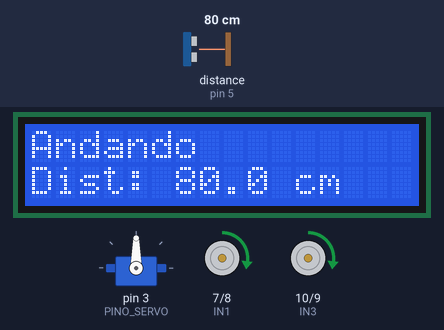
The sketch below on a simulated Arduino Uno, built with avr-gcc and run on an emulated ATmega328P. On the bench: servo, 16×2 character LCD, motor-driver pin pairs drawn as motors (green arrow = first pin HIGH = forward, orange = second pin HIGH = backward, longer = more drive, scaled by the enable pin). The inputs (shaded band) are chosen by the test bench; at power-on: distance to the obstacle (sensor on pin 5) 80 cm. The echo pulse lasts 58.3 µs per cm; what the sketch prints to the serial monitor is not drawn.

Above: at 2.7 s.
2.8 s: distance to the obstacle (sensor on pin 5) set to 27 cm
At 4.1 s:
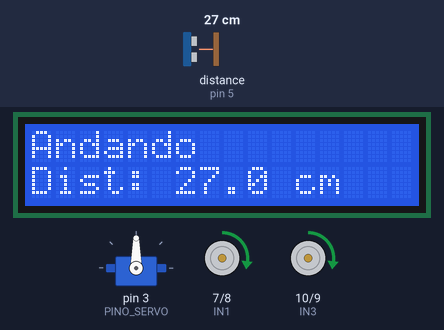
4.4 s: distance to the obstacle (sensor on pin 5) set to 21 cm
At 6.2 s:
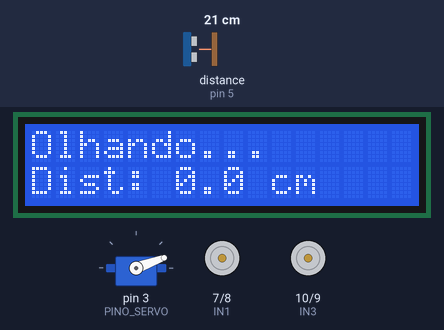
7.4 s: distance to the obstacle (sensor on pin 5) set to 2 cm
At 9.29 s:
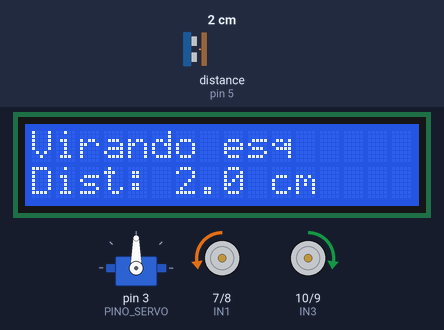
Timing chart, 0 to 62.9 s (numbered marks = the images above; inputs shaded):
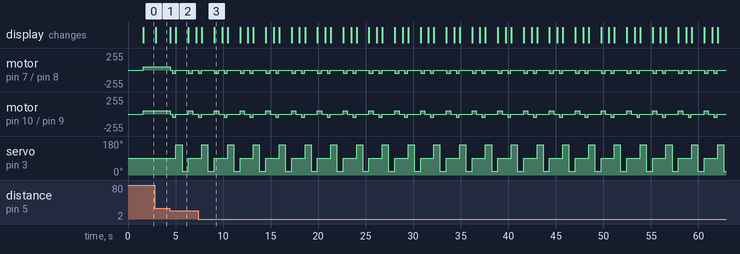

Measured:
- the behaviour switches between 25 and 24 cm on distance to the obstacle (sensor on pin 5) (found by bisection; images 1 and 2)
- after the input at 2.8 s, the display: changes after 0.11 s (image 1)
- what the display in image 2 shows lasts 1.4 s, from 5.0 s to 6.4 s
- what the display in image 3 shows lasts 0.8 s, from 9.1 s to 9.9 s

The sketch:

robo_obstaculos17-11-26.ino
```cpp
#include <Wire.h>
#include <Servo.h>
#include <LiquidCrystal_I2C.h>
#include <HCSR04.h>

// ---------- Pinos ----------
#define ENA   6
#define IN1   7
#define IN2   8
#define ENB   11
#define IN3   10
#define IN4   9
#define PINO_SERVO 3
#define TRIG  4
#define ECHO  5

// ---------- Ajustes ----------
#define LCD_ENDERECO     0x27   // se o LCD não acender, tente 0x3F
#define VELOCIDADE       50    // 0 a 255
#define VELOCIDADE_CURVA 50

#define DIST_OBSTACULO   25     // cm: abaixo disso o robô para e desvia
#define TEMPO_RE         350    // ms de ré
#define TEMPO_CURVA_90   450    // ms para girar ~90 graus (calibre no chão)
#define SERVO_CENTRO     90
#define SERVO_ESQUERDA   160
#define SERVO_DIREITA    20

LiquidCrystal_I2C lcd(LCD_ENDERECO, 16, 2);
UltraSonicDistanceSensor sensor(TRIG, ECHO);
Servo servo;

unsigned long ultimaAtualizacaoLcd = 0;

// ---------- Motores ----------
// Se um lado girar ao contrário, troque IN1<->IN2 (esquerdo)
// ou IN3<->IN4 (direito) nos #define acima.
void motorEsquerdo(int vel) {
  digitalWrite(IN1, vel > 0 ? HIGH : LOW);
  digitalWrite(IN2, vel < 0 ? HIGH : LOW);
  analogWrite(ENA, abs(vel));
}

void motorDireito(int vel) {
  digitalWrite(IN3, vel > 0 ? HIGH : LOW);
  digitalWrite(IN4, vel < 0 ? HIGH : LOW);
  analogWrite(ENB, abs(vel));
}

void frente()   { motorEsquerdo(VELOCIDADE);        motorDireito(VELOCIDADE); }
void re()       { motorEsquerdo(-VELOCIDADE);       motorDireito(-VELOCIDADE); }
void esquerda() { motorEsquerdo(-VELOCIDADE_CURVA); motorDireito(VELOCIDADE_CURVA); }
void direita()  { motorEsquerdo(VELOCIDADE_CURVA);  motorDireito(-VELOCIDADE_CURVA); }
void parar()    { motorEsquerdo(0);                 motorDireito(0); }

// ---------- Sensor ----------
// A biblioteca devolve -1 quando não há eco. Trato como "livre" (400 cm).
float medirDistancia() {
  float d = sensor.measureDistanceCm();
  Serial.println(d);               // -1 = sem eco
  if (d <= 0) return 400.0;
  return d;
}

// Aponta o servo, espera ele chegar e mede (média de 3 leituras).
float medirEm(int angulo) {
  servo.write(angulo);
  delay(450);
  float soma = 0;
  for (int i = 0; i < 3; i++) {
    soma += medirDistancia();
    delay(60);
  }
  return soma / 3.0;
}

// ---------- LCD ----------
void mostrar(const char* estado, float distancia) {
  lcd.setCursor(0, 0);
  lcd.print(estado);
  lcd.print("          ");          // limpa sobras da linha
  lcd.setCursor(0, 1);
  lcd.print("Dist: ");
  if (distancia >= 400) {
    lcd.print("sem eco  ");
  } else {
    lcd.print(distancia, 1);
    lcd.print(" cm   ");
  }
}

// ---------- Desvio ----------
void desviar() {
  parar();
  mostrar("Obstaculo!", medirDistancia());
  delay(200);

  re();
  delay(TEMPO_RE);
  parar();

  mostrar("Olhando...", 0);
  float distEsq = medirEm(SERVO_ESQUERDA);
  float distDir = medirEm(SERVO_DIREITA);
  servo.write(SERVO_CENTRO);

  if (distEsq >= distDir) {
    mostrar("Virando esq", distEsq);
    esquerda();
  } else {
    mostrar("Virando dir", distDir);
    direita();
  }
  delay(TEMPO_CURVA_90);
  parar();

  servo.write(SERVO_CENTRO);
  delay(300);
}

void setup() {
  Serial.begin(9600);

  pinMode(ENA, OUTPUT);
  pinMode(IN1, OUTPUT);
  pinMode(IN2, OUTPUT);
  pinMode(ENB, OUTPUT);
  pinMode(IN3, OUTPUT);
  pinMode(IN4, OUTPUT);
  parar();

  servo.attach(PINO_SERVO);
  servo.write(SERVO_CENTRO);

  lcd.init();
  lcd.backlight();
  lcd.setCursor(0, 0);
  lcd.print("Robo pronto");
  delay(1500);
}

void loop() {
  float distancia = medirDistancia();

  if (distancia < DIST_OBSTACULO) {
    desviar();
  } else {
    frente();
    // atualiza o LCD a cada 200 ms para não atrasar o sensor
    if (millis() - ultimaAtualizacaoLcd >= 200) {
      mostrar("Andando", distancia);
      ultimaAtualizacaoLcd = millis();
    }
  }
  delay(40);
}
```
